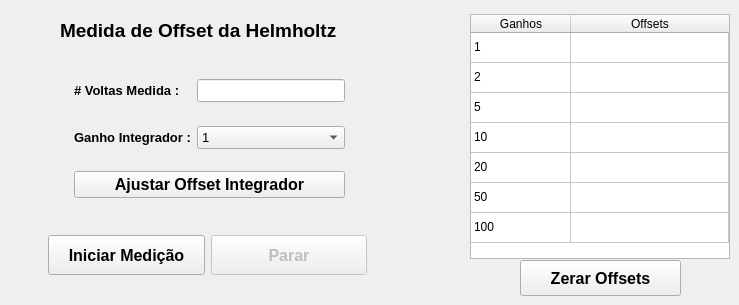
    <widget class="QWidget" name="tab">
     <attribute name="title">
      <string>Medir Offsets</string>
     </attribute>
     <widget class="QLabel" name="label_26">
      <property name="geometry">
       <rect>
        <x>60</x>
        <y>20</y>
        <width>301</width>
        <height>20</height>
       </rect>
      </property>
      <property name="font">
       <font>
        <pointsize>14</pointsize>
        <weight>75</weight>
        <bold>true</bold>
       </font>
      </property>
      <property name="text">
       <string>Medida de Offset da Helmholtz</string>
      </property>
     </widget>
     <widget class="QPushButton" name="pb_ZerarOffsets">
      <property name="geometry">
       <rect>
        <x>520</x>
        <y>260</y>
        <width>161</width>
        <height>36</height>
       </rect>
      </property>
      <property name="font">
       <font>
        <pointsize>12</pointsize>
        <weight>75</weight>
        <bold>true</bold>
       </font>
      </property>
      <property name="text">
       <string>Zerar Offsets</string>
      </property>
      <property name="icon">
       <iconset>
        <normaloff>../Imagens/botao_limpar.png</normaloff>../Imagens/botao_limpar.png</iconset>
      </property>
      <property name="iconSize">
       <size>
        <width>30</width>
        <height>30</height>
       </size>
      </property>
     </widget>
     <widget class="QTableWidget" name="tw_GanhosOffsets">
      <property name="geometry">
       <rect>
        <x>470</x>
        <y>14</y>
        <width>260</width>
        <height>245</height>
       </rect>
      </property>
      <property name="verticalScrollBarPolicy">
       <enum>Qt::ScrollBarAlwaysOff</enum>
      </property>
      <property name="horizontalScrollBarPolicy">
       <enum>Qt::ScrollBarAlwaysOff</enum>
      </property>
      <property name="selectionMode">
       <enum>QAbstractItemView::NoSelection</enum>
      </property>
      <property name="selectionBehavior">
       <enum>QAbstractItemView::SelectColumns</enum>
      </property>
      <property name="rowCount">
       <number>7</number>
      </property>
      <attribute name="horizontalHeaderStretchLastSection">
       <bool>true</bool>
      </attribute>
      <attribute name="verticalHeaderVisible">
       <bool>false</bool>
      </attribute>
      <attribute name="verticalHeaderVisible">
       <bool>false</bool>
      </attribute>
      <attribute name="horizontalHeaderStretchLastSection">
       <bool>true</bool>
      </attribute>
      <row/>
      <row/>
      <row/>
      <row/>
      <row/>
      <row/>
      <row/>
      <column>
       <property name="text">
        <string>Ganhos</string>
       </property>
      </column>
      <column>
       <property name="text">
        <string>Offsets</string>
       </property>
      </column>
      <item row="0" column="0">
       <property name="text">
        <string>1</string>
       </property>
       <property name="flags">
        <set>ItemIsDragEnabled|ItemIsUserCheckable|ItemIsEnabled</set>
       </property>
      </item>
      <item row="0" column="1">
       <property name="flags">
        <set>ItemIsDragEnabled|ItemIsUserCheckable|ItemIsEnabled</set>
       </property>
      </item>
      <item row="1" column="0">
       <property name="text">
        <string>2</string>
       </property>
       <property name="flags">
        <set>ItemIsDragEnabled|ItemIsUserCheckable|ItemIsEnabled</set>
       </property>
      </item>
      <item row="1" column="1">
       <property name="flags">
        <set>ItemIsDragEnabled|ItemIsUserCheckable|ItemIsEnabled</set>
       </property>
      </item>
      <item row="2" column="0">
       <property name="text">
        <string>5</string>
       </property>
      </item>
      <item row="2" column="1">
       <property name="flags">
        <set>ItemIsDragEnabled|ItemIsUserCheckable|ItemIsEnabled</set>
       </property>
      </item>
      <item row="3" column="0">
       <property name="text">
        <string>10</string>
       </property>
       <property name="flags">
        <set>ItemIsDragEnabled|ItemIsUserCheckable|ItemIsEnabled</set>
       </property>
      </item>
      <item row="3" column="1">
       <property name="flags">
        <set>ItemIsDragEnabled|ItemIsUserCheckable|ItemIsEnabled</set>
       </property>
      </item>
      <item row="4" column="0">
       <property name="text">
        <string>20</string>
       </property>
       <property name="flags">
        <set>ItemIsDragEnabled|ItemIsUserCheckable|ItemIsEnabled</set>
       </property>
      </item>
      <item row="4" column="1">
       <property name="flags">
        <set>ItemIsDragEnabled|ItemIsUserCheckable|ItemIsEnabled</set>
       </property>
      </item>
      <item row="5" column="0">
       <property name="text">
        <string>50</string>
       </property>
       <property name="flags">
        <set>ItemIsDragEnabled|ItemIsUserCheckable|ItemIsEnabled</set>
       </property>
      </item>
      <item row="5" column="1">
       <property name="flags">
        <set>ItemIsDragEnabled|ItemIsUserCheckable|ItemIsEnabled</set>
       </property>
      </item>
      <item row="6" column="0">
       <property name="text">
        <string>100</string>
       </property>
       <property name="flags">
        <set>ItemIsDragEnabled|ItemIsUserCheckable|ItemIsEnabled</set>
       </property>
      </item>
      <item row="6" column="1">
       <property name="flags">
        <set>ItemIsDragEnabled|ItemIsUserCheckable|ItemIsEnabled</set>
       </property>
      </item>
     </widget>
     <widget class="QWidget" name="layoutWidget_5">
      <property name="geometry">
       <rect>
        <x>74</x>
        <y>63</y>
        <width>271</width>
        <height>151</height>
       </rect>
      </property>
      <layout class="QVBoxLayout" name="verticalLayout_4">
       <item>
        <layout class="QGridLayout" name="gridLayout_6">
         <property name="verticalSpacing">
          <number>24</number>
         </property>
         <item row="0" column="0">
          <widget class="QLabel" name="label_24">
           <property name="font">
            <font>
             <pointsize>10</pointsize>
             <weight>75</weight>
             <bold>true</bold>
            </font>
           </property>
           <property name="text">
            <string># Voltas Medida :</string>
           </property>
          </widget>
         </item>
         <item row="0" column="1">
          <widget class="QLineEdit" name="le_NVoltasOffset">
           <property name="font">
            <font>
             <pointsize>10</pointsize>
            </font>
           </property>
          </widget>
         </item>
         <item row="1" column="0">
          <widget class="QLabel" name="label_25">
           <property name="font">
            <font>
             <pointsize>10</pointsize>
             <weight>75</weight>
             <bold>true</bold>
            </font>
           </property>
           <property name="text">
            <string>Ganho Integrador :</string>
           </property>
          </widget>
         </item>
         <item row="1" column="1">
          <widget class="QComboBox" name="cb_GanhoOffset">
           <property name="font">
            <font>
             <pointsize>10</pointsize>
            </font>
           </property>
           <item>
            <property name="text">
             <string>1</string>
            </property>
           </item>
           <item>
            <property name="text">
             <string>2</string>
            </property>
           </item>
           <item>
            <property name="text">
             <string>5</string>
            </property>
           </item>
           <item>
            <property name="text">
             <string>10</string>
            </property>
           </item>
           <item>
            <property name="text">
             <string>20</string>
            </property>
           </item>
           <item>
            <property name="text">
             <string>50</string>
            </property>
           </item>
           <item>
            <property name="text">
             <string>100</string>
            </property>
           </item>
          </widget>
         </item>
        </layout>
       </item>
       <item>
        <widget class="QPushButton" name="pb_AjusteOffset">
         <property name="font">
          <font>
           <pointsize>12</pointsize>
           <weight>75</weight>
           <bold>true</bold>
          </font>
         </property>
         <property name="text">
          <string>Ajustar Offset Integrador</string>
         </property>
         <property name="icon">
          <iconset>
           <normaloff>../Imagens/FerramentaAjuste.jpg</normaloff>../Imagens/FerramentaAjuste.jpg</iconset>
         </property>
         <property name="iconSize">
          <size>
           <width>50</width>
           <height>50</height>
          </size>
         </property>
        </widget>
       </item>
      </layout>
     </widget>
     <widget class="QPushButton" name="pb_PararMedOffset">
      <property name="enabled">
       <bool>false</bool>
      </property>
      <property name="geometry">
       <rect>
        <x>211</x>
        <y>235</y>
        <width>156</width>
        <height>40</height>
       </rect>
      </property>
      <property name="font">
       <font>
        <pointsize>12</pointsize>
        <weight>75</weight>
        <bold>true</bold>
       </font>
      </property>
      <property name="text">
       <string>Parar</string>
      </property>
      <property name="icon">
       <iconset>
        <normaloff>../Imagens/1351621507_Delete.png</normaloff>../Imagens/1351621507_Delete.png</iconset>
      </property>
     </widget>
     <widget class="QPushButton" name="pb_IniciarMedOffset">
      <property name="geometry">
       <rect>
        <x>48</x>
        <y>235</y>
        <width>157</width>
        <height>40</height>
       </rect>
      </property>
      <property name="font">
       <font>
        <pointsize>12</pointsize>
        <weight>75</weight>
        <bold>true</bold>
       </font>
      </property>
      <property name="text">
       <string>Iniciar Medição</string>
      </property>
      <property name="icon">
       <iconset>
        <normaloff>../Imagens/1351621501_Check.png</normaloff>../Imagens/1351621501_Check.png</iconset>
      </property>
     </widget>
    </widget>
